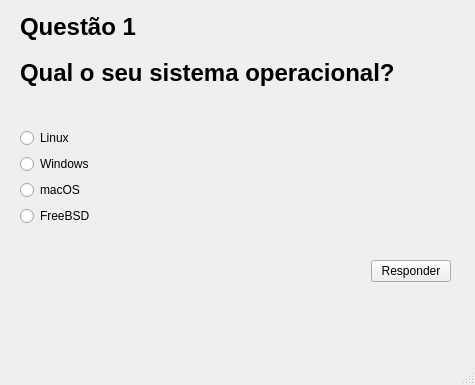
<?xml version="1.0" encoding="UTF-8"?>
<ui version="4.0">
 <class>RadioButton</class>
 <widget class="QMainWindow" name="RadioButton">
  <property name="geometry">
   <rect>
    <x>0</x>
    <y>0</y>
    <width>475</width>
    <height>385</height>
   </rect>
  </property>
  <property name="windowTitle">
   <string>RadioButton</string>
  </property>
  <widget class="QWidget" name="centralwidget">
   <widget class="QLabel" name="label">
    <property name="geometry">
     <rect>
      <x>20</x>
      <y>-20</y>
      <width>441</width>
      <height>141</height>
     </rect>
    </property>
    <property name="text">
     <string>&lt;html&gt;&lt;head/&gt;&lt;body&gt;&lt;h3 style=&quot; margin-top:18px; margin-bottom:12px; margin-left:0px; margin-right:0px; -qt-block-indent:0; text-indent:0px;&quot;&gt;&lt;span style=&quot; font-size:xx-large; font-weight:700;&quot;&gt;Questão 1&lt;/span&gt;&lt;/h3&gt;&lt;h2 style=&quot; margin-top:18px; margin-bottom:12px; margin-left:0px; margin-right:0px; -qt-block-indent:0; text-indent:0px;&quot;&gt;&lt;span style=&quot; font-size:xx-large; font-weight:700;&quot;&gt;Qual o seu sistema operacional?&lt;/span&gt;&lt;/h2&gt;&lt;/body&gt;&lt;/html&gt;</string>
    </property>
   </widget>
   <widget class="QLabel" name="label_resp">
    <property name="geometry">
     <rect>
      <x>20</x>
      <y>320</y>
      <width>211</width>
      <height>21</height>
     </rect>
    </property>
    <property name="text">
     <string/>
    </property>
   </widget>
   <widget class="QWidget" name="">
    <property name="geometry">
     <rect>
      <x>20</x>
      <y>100</y>
      <width>431</width>
      <height>211</height>
     </rect>
    </property>
    <layout class="QVBoxLayout" name="verticalLayout_2">
     <item>
      <layout class="QVBoxLayout" name="verticalLayout">
       <item>
        <widget class="QRadioButton" name="a">
         <property name="text">
          <string>Linux</string>
         </property>
        </widget>
       </item>
       <item>
        <widget class="QRadioButton" name="b">
         <property name="text">
          <string>Windows</string>
         </property>
        </widget>
       </item>
       <item>
        <widget class="QRadioButton" name="c">
         <property name="text">
          <string>macOS</string>
         </property>
        </widget>
       </item>
       <item>
        <widget class="QRadioButton" name="d">
         <property name="text">
          <string>FreeBSD</string>
         </property>
        </widget>
       </item>
      </layout>
     </item>
     <item>
      <layout class="QHBoxLayout" name="horizontalLayout">
       <item>
        <spacer name="horizontalSpacer">
         <property name="orientation">
          <enum>Qt::Horizontal</enum>
         </property>
         <property name="sizeHint" stdset="0">
          <size>
           <width>40</width>
           <height>20</height>
          </size>
         </property>
        </spacer>
       </item>
       <item>
        <widget class="QPushButton" name="btn_resp">
         <property name="text">
          <string>Responder</string>
         </property>
        </widget>
       </item>
      </layout>
     </item>
    </layout>
   </widget>
  </widget>
  <widget class="QMenuBar" name="menubar">
   <property name="geometry">
    <rect>
     <x>0</x>
     <y>0</y>
     <width>475</width>
     <height>22</height>
    </rect>
   </property>
  </widget>
  <widget class="QStatusBar" name="statusbar"/>
 </widget>
 <resources/>
 <connections/>
</ui>
